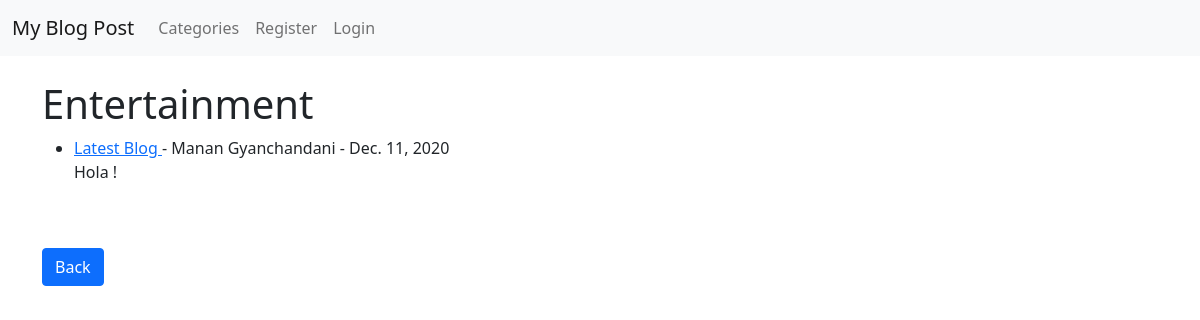
The app's page /category/entertainment/, older data.
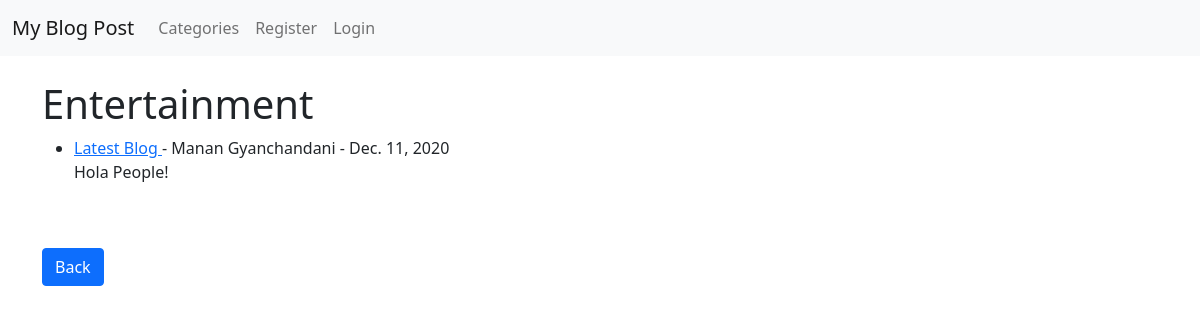
The same page, newer data.
### blog/models.py (models this page shows, shortened)
class Post(models.Model):
    title = models.CharField(max_length=255)
    title_tag = models.CharField(max_length=255)
    author = models.ForeignKey(User , on_delete = models.CASCADE)
    body = models.TextField()
    post_date = models.DateField(auto_now_add=True )
    category = models.CharField(max_length=255 , default = 'uncategorized')
    likes = models.ManyToManyField(User, related_name = 'blog_posts')

### blog/views.py (the view)
# urls.py: path('category/<str:cats>/',CategoryView , name = 'category'),
def CategoryView(request , cats):
    category_posts = Post.objects.filter(category = cats)
    return render(request , 'categories.html' , {'cats':cats.title() , 'category_posts':category_posts})

### templates/categories.html (shortened to what this page needs)
{% extends 'base.html'%}
{% block content %}
{%if category_posts%}
<h1>{{ cats }}</h1>
<ul>
{% for post in category_posts %}
    <li><a href = "{% url 'article-detail' post.pk %}">{{ post.title }} </a> - {{ post.author.first_name }} {{ post.author.last_name }} - {{ post.post_date }}
    <br>
    {{ post.body|slice:":200"  }}</li>
{% endfor%}
</ul>
{% else %}
<div class="alert alert-secondary" role="alert">
    No such Category Exists!
    </div>
{% endif %}
<br/><br/>
<a href= "{% url 'home' %}" class="btn btn-primary">Back</a>
{% endblock %}

Row changes from the older to the newer data that the page shows:
changed Post "Latest Blog": body "Hola !" → "Hola People!"
